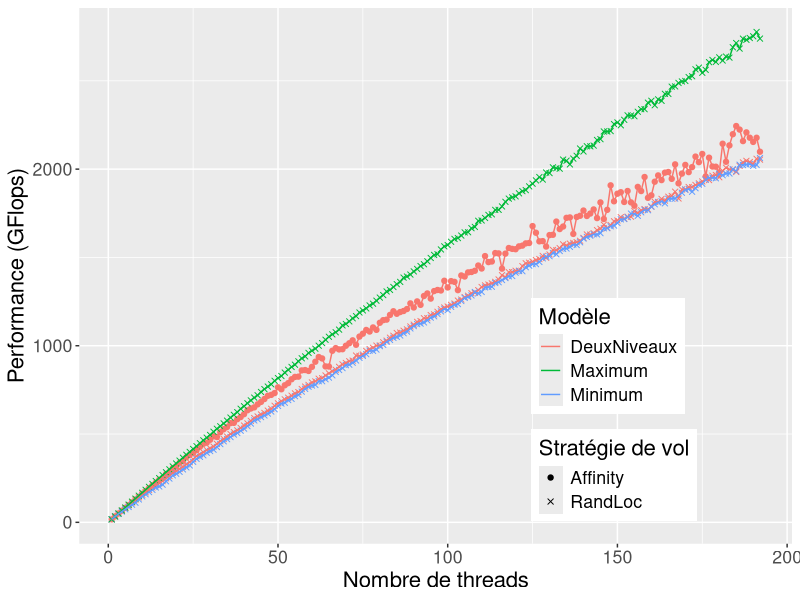
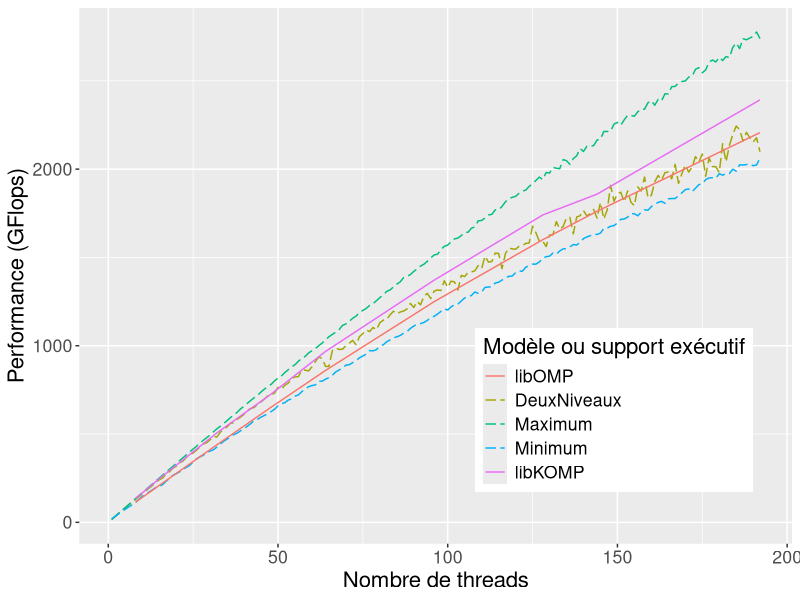
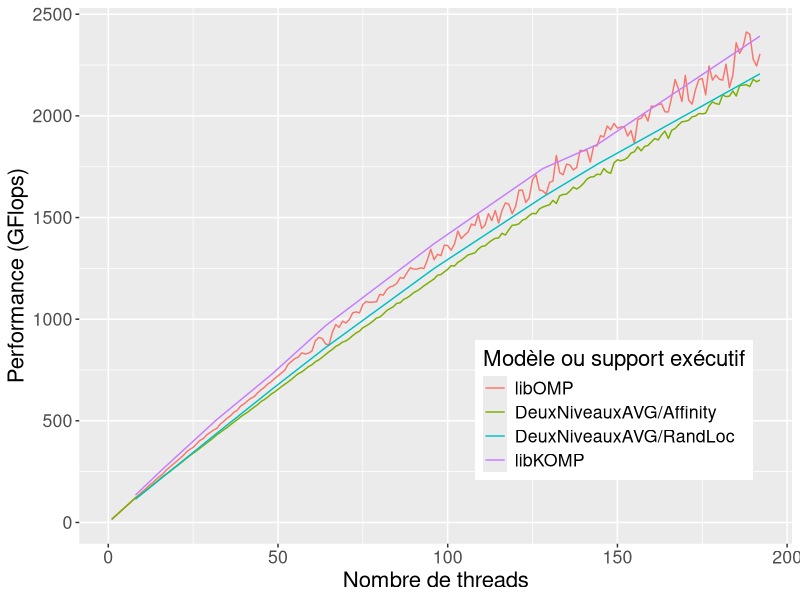
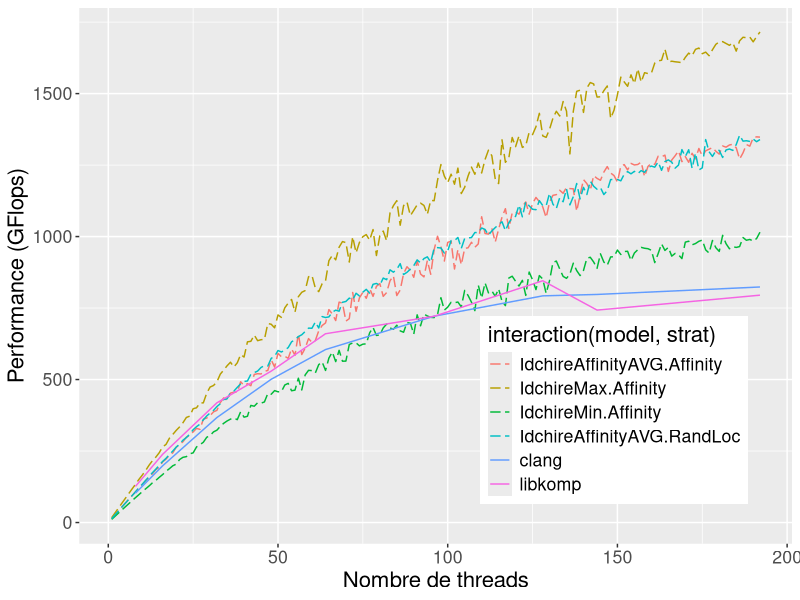
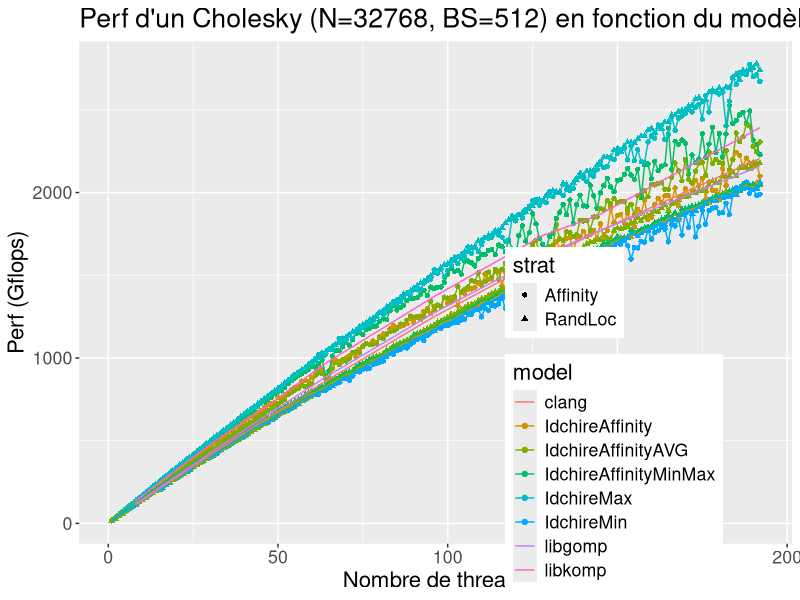
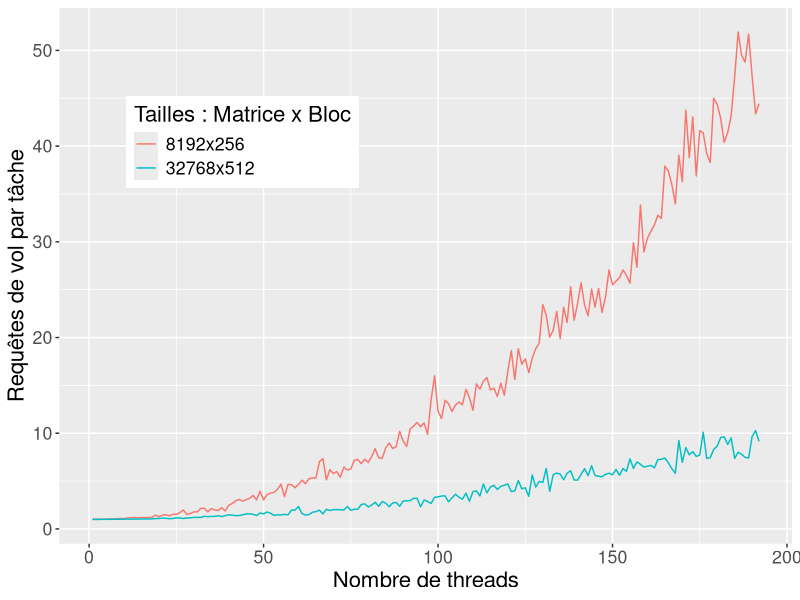

Source code (R) for these figures, in order:
library(ggplot2)

df = read.table("./all_data_simulateur.dat", header=TRUE)
df_8k = subset(df, size==8192)
df = subset(df, size==32768)
df_runtime = read.table("../kastors/all_data.dat", header=TRUE)
df_runtime_8k = subset(df_runtime, size == 8192 & blocksize == 256 & program == "dpotrf_taskdep")
df_runtime = subset(df_runtime, size == 32768 & blocksize == 512 & program == "dpotrf_taskdep")

df_steals = read.table("./all_data_steal_count.dat", header=TRUE)

pdf("simu_min_max_affinity_idchire.pdf", width = 10, height=6)

df_simu_min = subset(df, (model == "IdchireMin" & strat == "RandLoc")
                     | (model == "IdchireMax" & strat == "RandLoc")
                     | model == "IdchireAffinity")

myplot = ggplot(df_simu_min, aes(x=threads, y = gflops))
myplot = myplot + geom_point(aes(colour=model, shape=strat, group=interaction(model,strat)))
myplot = myplot + geom_line(aes(colour=model, group=interaction(model, strat)))
myplot = myplot + guides(colour = guide_legend(override.aes = list(shape = NA)))
#myplot = myplot + expand_limits(y=0)
myplot = myplot + theme(legend.position=c(0.75, 0.25), text = element_text(size=16))
myplot = myplot + scale_colour_discrete(name="Modèle", labels=c("DeuxNiveaux", "Maximum", "Minimum"))
myplot = myplot + scale_shape_manual(name="Stratégie de vol", values=c(19, 4))
#myplot = myplot + ggtitle("P d'un Cholesky (N=32768, BS=512) en fonction du modèle et strat.")
myplot = myplot + ylab("Performance (GFlops)")
myplot = myplot + xlab("Nombre de threads")

print(myplot)
dev.off()

pdf("simu_affinity_runtime_idchire.pdf", width = 10, height=6)

df_affinity = subset(df, (model == "IdchireAffinity" & strat == "Affinity")
                     | (model == "IdchireMin" & strat == "RandLoc")
                     | (model == "IdchireMax" & strat == "RandLoc"))

myplot = ggplot(df_affinity, aes(x=threads, y = gflops))
#myplot = myplot + geom_point(aes(colour=model, shape=strat, group=interaction(model,strat)))
myplot = myplot + geom_line(aes(colour=model, group=interaction(model, strat)), linetype = "longdash")
myplot = myplot + geom_line(data=subset(df_runtime, runtime=="clang" | runtime=="libkomp"), aes(colour=runtime))
myplot = myplot + guides(colour = guide_legend(override.aes = list(shape = NA)))
#myplot = myplot + expand_limits(y=0)
myplot = myplot + theme(legend.position=c(0.75, 0.25), text = element_text(size=16))
myplot = myplot + scale_colour_discrete(name="Modèle ou support exécutif", labels=c("libOMP", "DeuxNiveaux", "Maximum", "Minimum", "libKOMP"))
#myplot = myplot + scale_shape_manual(name="Stratégie de vol", values=c(19, 4))
#myplot = myplot + ggtitle("P d'un Cholesky (N=32768, BS=512) en fonction du modèle et strat.")
myplot = myplot + ylab("Performance (GFlops)")
myplot = myplot + xlab("Nombre de threads")

print(myplot)
dev.off()

pdf("simu_affinity_avg_runtime_idchire.pdf", width = 10, height=6)

df_affinity_avg = subset(df, (model == "IdchireAffinityAVG"))

myplot = ggplot(df_affinity_avg, aes(x=threads, y = gflops))
#myplot = myplot + geom_point(aes(colour=model, shape=strat, group=interaction(model,strat)))
myplot = myplot + geom_line(aes(colour=interaction(model, strat), group=interaction(model, strat)))
myplot = myplot + geom_line(data=subset(df_runtime, runtime=="clang" | runtime=="libkomp"), aes(colour=runtime))
#myplot = myplot + geom_ribbon(data=subset(df_runtime, runtime=="clang" | runtime=="libkomp"), aes(colour=runtime, ymin=gflops-(2*std/iterations), ymax=gflops+(2*std/iterations)))
myplot = myplot + guides(colour = guide_legend(override.aes = list(shape = NA)), fill=guide_legend(override.aes=list(linetype=0, shape='')))
#myplot = myplot + expand_limits(y=0)
myplot = myplot + theme(legend.position=c(0.75, 0.25), text = element_text(size=16))
myplot = myplot + scale_colour_discrete(name="Modèle ou support exécutif", labels=c("libOMP", "DeuxNiveauxAVG/Affinity", "DeuxNiveauxAVG/RandLoc", "libKOMP"))
#myplot = myplot + scale_fill_manual(name="")
#myplot = myplot + scale_shape_manual(name="Stratégie de vol", values=c(19, 4))
#myplot = myplot + ggtitle("P d'un Cholesky (N=32768, BS=512) en fonction du modèle et strat.")
myplot = myplot + ylab("Performance (GFlops)")
myplot = myplot + xlab("Nombre de threads")

print(myplot)
dev.off()

pdf("simu_affinity_8k_runtime_idchire.pdf", width = 10, height=6)

#df_affinity_avg = subset(df_8k, (model == "IdchireAffinityAVG" | model == "IdchireMin" | model == "IdchireMax" | model == "IdchireTmp"))
df_affinity_avg = subset(df_8k, (model == "IdchireAffinityAVG" | model == "IdchireMin" | model == "IdchireMax"))

myplot = ggplot(df_affinity_avg, aes(x=threads, y = gflops))
#myplot = myplot + geom_point(aes(colour=model, shape=strat, group=interaction(model,strat)))
myplot = myplot + geom_line(aes(colour=interaction(model, strat), group=interaction(model, strat)), linetype="longdash")
myplot = myplot + geom_line(data=subset(df_runtime_8k, runtime=="clang" | runtime=="libkomp"), aes(colour=runtime))
myplot = myplot + guides(colour = guide_legend(override.aes = list(shape = NA)))
#myplot = myplot + expand_limits(y=0)
myplot = myplot + theme(legend.position=c(0.75, 0.25), text = element_text(size=16))
#myplot = myplot + scale_colour_discrete(name="Modèle ou support exécutif", labels=c("libOMP", "DeuxNiveauxAVG/Affinity", "DeuxNiveauxAVG/RandLoc", "libKOMP"))
#myplot = myplot + scale_shape_manual(name="Stratégie de vol", values=c(19, 4))
#myplot = myplot + ggtitle("P d'un Cholesky (N=32768, BS=512) en fonction du modèle et strat.")
myplot = myplot + ylab("Performance (GFlops)")
myplot = myplot + xlab("Nombre de threads")

print(myplot)
dev.off()

pdf("simu_all_models_idchire.pdf", width = 10, height=6)

myplot = ggplot(df, aes(x=threads, y = gflops))
myplot = myplot + geom_point(aes(colour=model, shape=strat, group=interaction(model,strat)))
myplot = myplot + geom_line(aes(colour=model, group=interaction(model, strat)))
myplot = myplot + geom_line(data=df_runtime, aes(colour=runtime))
#myplot = myplot + expand_limits(y=0)
myplot = myplot + theme(legend.position=c(0.75, 0.25), text = element_text(size=16))
myplot = myplot + ggtitle("Perf d'un Cholesky (N=32768, BS=512) en fonction du modèle et strat.")
myplot = myplot + ylab("Perf (Gflops)")
myplot = myplot + xlab("Nombre de threads")

print(myplot)
dev.off()

pdf("simu_steal_visits_idchire.pdf", width = 10, height=6)

df_steals=subset(df_steals, strat=="Affinity")

myplot = ggplot(df_steals, aes(x=threads, y = steals_per_task))
#myplot = myplot + geom_point(aes(colour=factor(size)))
myplot = myplot + geom_line(aes(colour=factor(size)))
#myplot = myplot + geom_line(aes(colour=factor(size), y=visits_per_task/180))
#myplot = myplot + geom_line(data=df_runtime, aes(colour=runtime))
#myplot = myplot + expand_limits(y=0)
myplot = myplot + theme(legend.position=c(0.25, 0.75), text = element_text(size=16))
#myplot = myplot + ggtitle("Visites par tache")
myplot = myplot + scale_colour_discrete(name="Tailles : Matrice x Bloc", labels=c("8192x256", "32768x512"))
myplot = myplot + ylab("Requêtes de vol par tâche")
myplot = myplot + xlab("Nombre de threads")

print(myplot)
dev.off()
